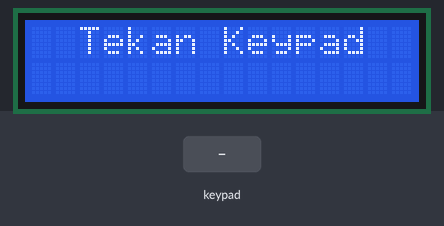
Recording of a sketch running on a simulated Arduino Uno, built with avr-gcc and run on an emulated ATmega328P. Parts: 16×2 character LCD. Inputs (shaded band) come from the test bench.

Above: at 6.3 s.
6.4 s: keypad keys 9 8 7 6 # pressed 0.4 s apart
At 8.4 s:
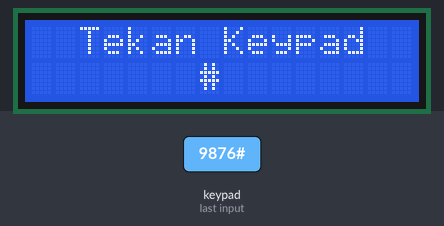
9.9 s: key 'A' pressed
At 11.0 s:
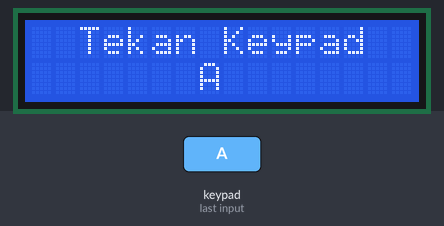
11.4 s: key 'B' pressed
At 11.9 s:
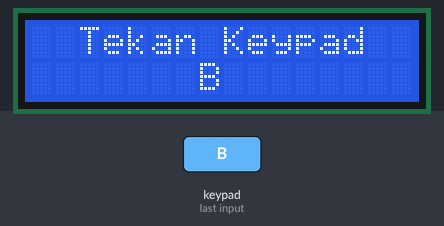
12.9 s: keypad keys 9 8 7 6 * pressed 0.4 s apart
At 15.4 s:
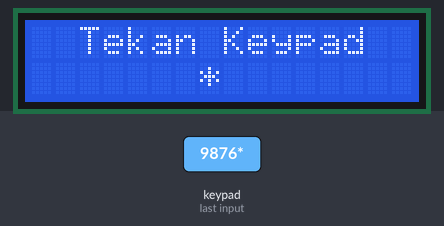
16.4 s: key 'C' pressed
At 16.8 s:
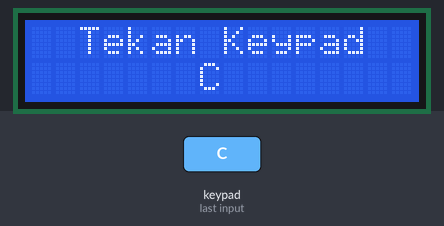
17.9 s: keypad keys 9 8 7 6 D pressed 0.4 s apart
At 18.1 s:
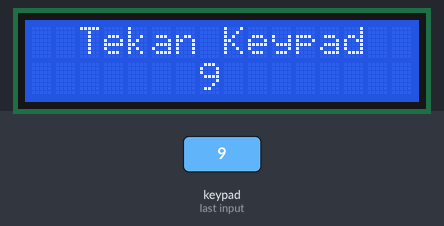
Timing chart, 0 to 20.9 s (numbered marks = the images above; inputs shaded):
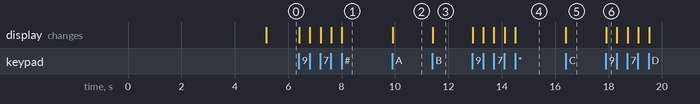

Measured:
- after the input at 6.4 s, the display: first changes at once (image 1 shows a later state)
- after the input at 9.9 s, the display: changes at once (image 2)
- after the input at 11.4 s, the display: changes at once (image 3)
- after the input at 12.9 s, the display: first changes at once (image 4 shows a later state)
- after the input at 16.4 s, the display: changes at once (image 5)
- after the input at 17.9 s, the display: changes at once (image 6)

The sketch:

PraktikKeypaddanLCD.ino
```cpp
#include <Wire.h>
#include <Keypad.h>
#include <LiquidCrystal_I2C.h>
LiquidCrystal_I2C lcd(0x27, 16, 2);

const byte ROWS = 4; //four rows
const byte COLS = 4; //four columns
//define the cymbols on the buttons of the keypads
char keymap[ROWS][COLS] = {
  {'1','2','3','A'},
  {'4','5','6','B'},
  {'7','8','9','C'},
  {'*','0','#','D'}
};
byte rowPins[ROWS] = {9, 8, 7, 6}; //connect to the row pinouts of the keypad
byte colPins[COLS] = {5, 4, 3, 2}; //connect to the column pinouts of the keypad

//initialize an instance of class NewKeypad
Keypad myKeypad = Keypad( makeKeymap(keymap), rowPins, colPins, ROWS, COLS);

void setup(){
  lcd.init(); // inisialisasi LCD
  lcd.begin(16, 2);
  lcd.backlight();
  lcd.clear();
  lcd.setCursor(1,0);
  lcd.print("Mikrokontroler");
  lcd.setCursor(1,1);
  lcd.print("Selamat Datang");
  delay(5000);
  lcd.clear();
}

void loop(){
  lcd.setCursor(2, 0);
  lcd.print("Tekan Keypad");

  char keypressed = myKeypad.getKey();
  if (keypressed){
    lcd.setCursor(7,1);
    lcd.println(keypressed);
  }
}
```
